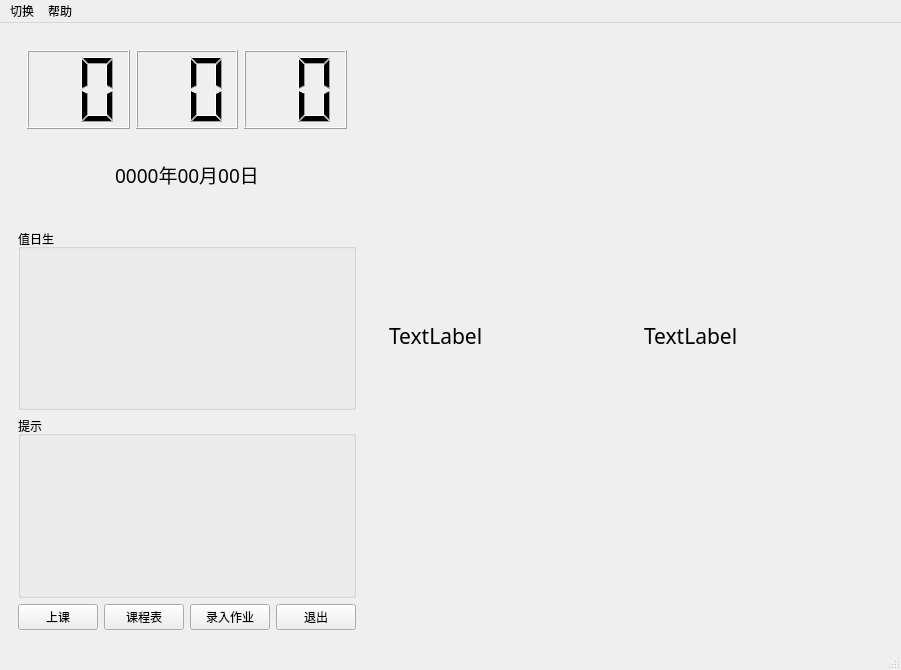
<?xml version="1.0" encoding="UTF-8"?>
<ui version="4.0">
 <class>Homework</class>
 <widget class="QMainWindow" name="Homework">
  <property name="geometry">
   <rect>
    <x>0</x>
    <y>0</y>
    <width>901</width>
    <height>670</height>
   </rect>
  </property>
  <property name="windowTitle">
   <string>班级管理系统</string>
  </property>
  <property name="windowIcon">
   <iconset>
    <normaloff>ICON.ico</normaloff>ICON.ico</iconset>
  </property>
  <widget class="QWidget" name="centralwidget">
   <layout class="QGridLayout" name="gridLayout_6">
    <item row="0" column="0">
     <widget class="QWidget" name="widget_4" native="true">
      <property name="sizePolicy">
       <sizepolicy hsizetype="Maximum" vsizetype="Expanding">
        <horstretch>0</horstretch>
        <verstretch>1</verstretch>
       </sizepolicy>
      </property>
      <property name="autoFillBackground">
       <bool>false</bool>
      </property>
      <layout class="QGridLayout" name="gridLayout">
       <item row="2" column="0" colspan="4">
        <widget class="QGroupBox" name="Reminds">
         <property name="title">
          <string>提示</string>
         </property>
         <layout class="QGridLayout" name="gridLayout_4">
          <item row="0" column="0">
           <widget class="QLabel" name="remind">
            <property name="text">
             <string/>
            </property>
            <property name="textFormat">
             <enum>Qt::AutoText</enum>
            </property>
           </widget>
          </item>
         </layout>
        </widget>
       </item>
       <item row="0" column="0" colspan="4">
        <widget class="QWidget" name="widget_5" native="true">
         <layout class="QGridLayout" name="gridLayout_5">
          <item row="0" column="0">
           <widget class="QLCDNumber" name="TimeClock_Hour">
            <property name="digitCount">
             <number>2</number>
            </property>
            <property name="intValue" stdset="0">
             <number>0</number>
            </property>
           </widget>
          </item>
          <item row="0" column="1">
           <widget class="QLCDNumber" name="TimeClock_Min">
            <property name="autoFillBackground">
             <bool>false</bool>
            </property>
            <property name="digitCount">
             <number>2</number>
            </property>
           </widget>
          </item>
          <item row="0" column="2">
           <widget class="QLCDNumber" name="TimeClock_Sec">
            <property name="digitCount">
             <number>2</number>
            </property>
           </widget>
          </item>
          <item row="1" column="0" colspan="3">
           <widget class="QLabel" name="label_date">
            <property name="font">
             <font>
              <family>Adobe Devanagari</family>
              <pointsize>14</pointsize>
             </font>
            </property>
            <property name="text">
             <string>0000年00月00日</string>
            </property>
            <property name="alignment">
             <set>Qt::AlignCenter</set>
            </property>
           </widget>
          </item>
         </layout>
        </widget>
       </item>
       <item row="1" column="0" colspan="4">
        <widget class="QGroupBox" name="CleaningGroup">
         <property name="title">
          <string>值日生</string>
         </property>
         <layout class="QGridLayout" name="gridLayout_3">
          <item row="0" column="0">
           <widget class="QLabel" name="clean">
            <property name="font">
             <font>
              <pointsize>11</pointsize>
             </font>
            </property>
            <property name="text">
             <string/>
            </property>
           </widget>
          </item>
         </layout>
        </widget>
       </item>
       <item row="3" column="3">
        <widget class="QPushButton" name="pushButton">
         <property name="cursor">
          <cursorShape>PointingHandCursor</cursorShape>
         </property>
         <property name="text">
          <string>退出</string>
         </property>
        </widget>
       </item>
       <item row="3" column="0">
        <widget class="QPushButton" name="BtnClassOver">
         <property name="cursor">
          <cursorShape>PointingHandCursor</cursorShape>
         </property>
         <property name="text">
          <string>上课</string>
         </property>
        </widget>
       </item>
       <item row="3" column="2">
        <widget class="QPushButton" name="pushButton_2">
         <property name="cursor">
          <cursorShape>PointingHandCursor</cursorShape>
         </property>
         <property name="text">
          <string>录入作业</string>
         </property>
        </widget>
       </item>
       <item row="3" column="1">
        <widget class="QPushButton" name="pushButton_3">
         <property name="cursor">
          <cursorShape>PointingHandCursor</cursorShape>
         </property>
         <property name="text">
          <string>课程表</string>
         </property>
        </widget>
       </item>
      </layout>
     </widget>
    </item>
    <item row="0" column="1">
     <widget class="QWidget" name="widget_3" native="true">
      <layout class="QGridLayout" name="gridLayout_2">
       <item row="0" column="0">
        <widget class="QWidget" name="widget" native="true">
         <layout class="QVBoxLayout" name="verticalLayout">
          <item>
           <widget class="QLabel" name="homework1">
            <property name="font">
             <font>
              <family>Bahnschrift Light</family>
              <pointsize>16</pointsize>
             </font>
            </property>
            <property name="text">
             <string>TextLabel</string>
            </property>
            <property name="wordWrap">
             <bool>true</bool>
            </property>
           </widget>
          </item>
         </layout>
        </widget>
       </item>
       <item row="0" column="1">
        <widget class="QWidget" name="widget_2" native="true">
         <layout class="QVBoxLayout" name="verticalLayout_2">
          <item>
           <widget class="QLabel" name="homework4">
            <property name="font">
             <font>
              <family>Bahnschrift Light</family>
              <pointsize>16</pointsize>
             </font>
            </property>
            <property name="text">
             <string>TextLabel</string>
            </property>
            <property name="wordWrap">
             <bool>true</bool>
            </property>
           </widget>
          </item>
         </layout>
        </widget>
       </item>
      </layout>
     </widget>
    </item>
   </layout>
  </widget>
  <widget class="QMenuBar" name="menubar">
   <property name="geometry">
    <rect>
     <x>0</x>
     <y>0</y>
     <width>901</width>
     <height>26</height>
    </rect>
   </property>
   <widget class="QMenu" name="menu">
    <property name="title">
     <string>切换</string>
    </property>
    <addaction name="action"/>
   </widget>
   <widget class="QMenu" name="menu_2">
    <property name="title">
     <string>帮助</string>
    </property>
    <addaction name="action_2"/>
    <addaction name="action_3"/>
   </widget>
   <addaction name="menu"/>
   <addaction name="menu_2"/>
  </widget>
  <widget class="QStatusBar" name="statusbar"/>
  <action name="action">
   <property name="text">
    <string>联系老师</string>
   </property>
  </action>
  <action name="action_2">
   <property name="text">
    <string>功能说明</string>
   </property>
  </action>
  <action name="action_3">
   <property name="text">
    <string>关于..</string>
   </property>
  </action>
 </widget>
 <resources/>
 <connections/>
</ui>
